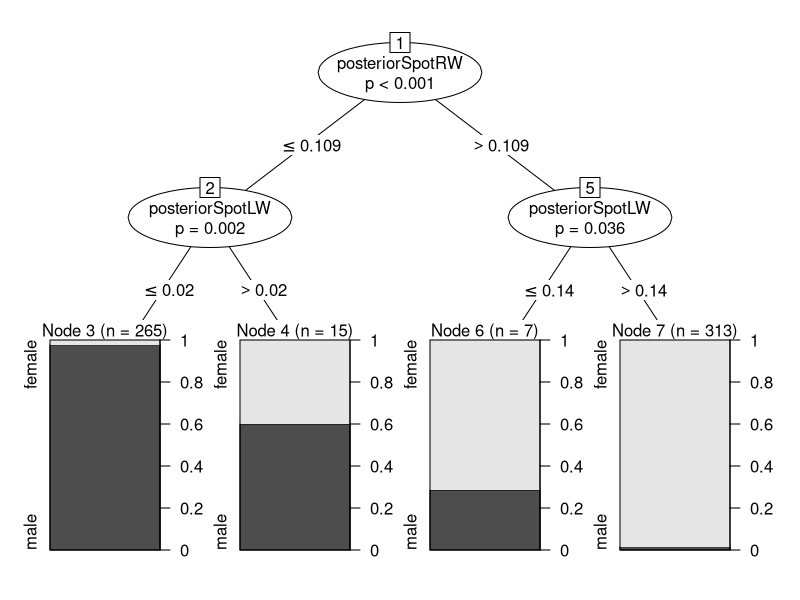
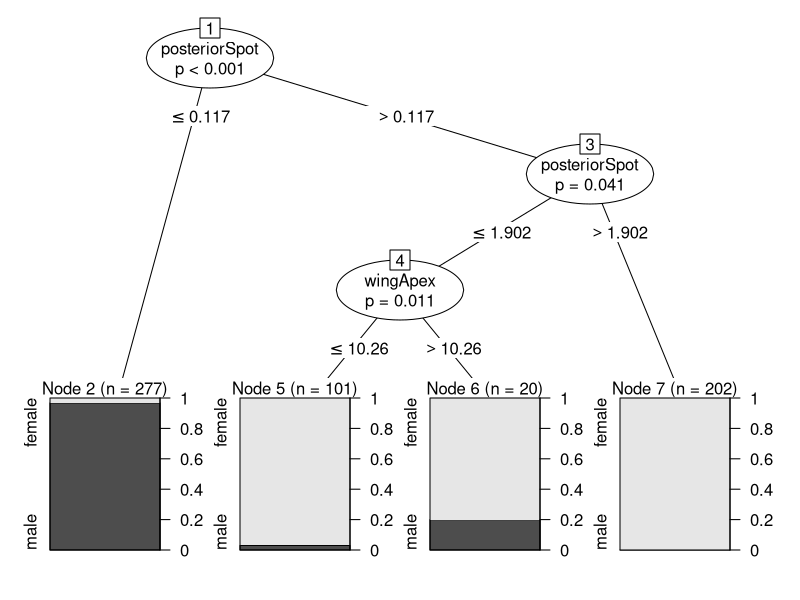
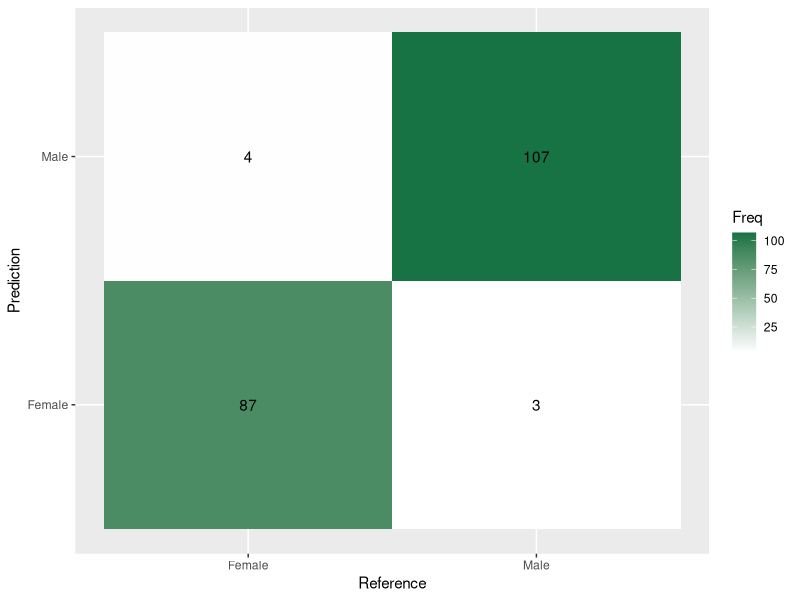
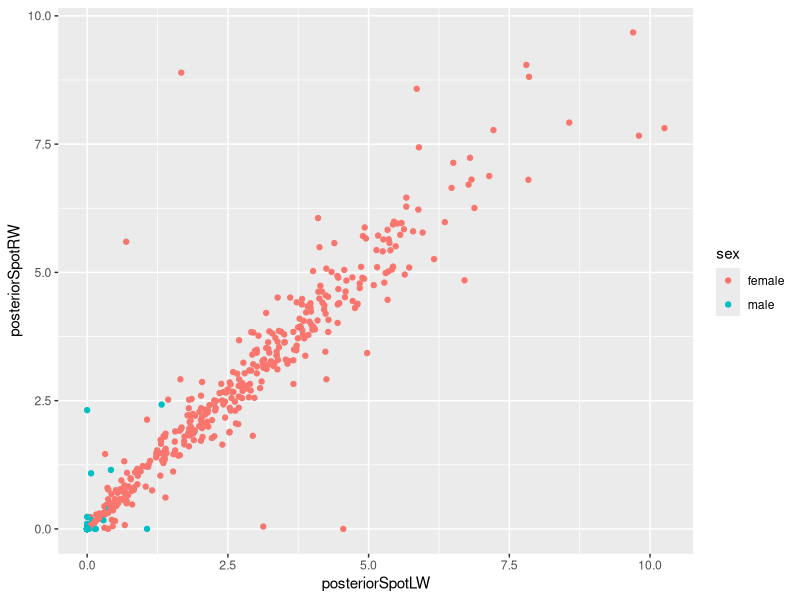
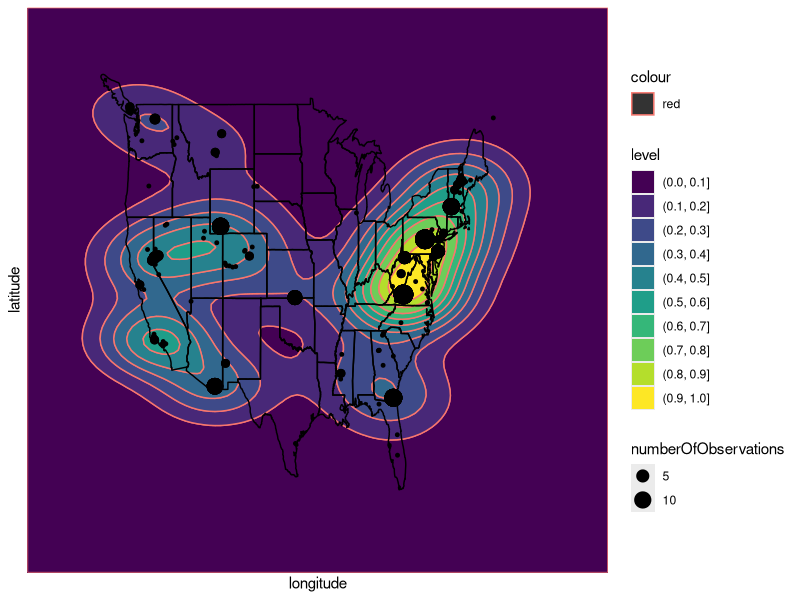
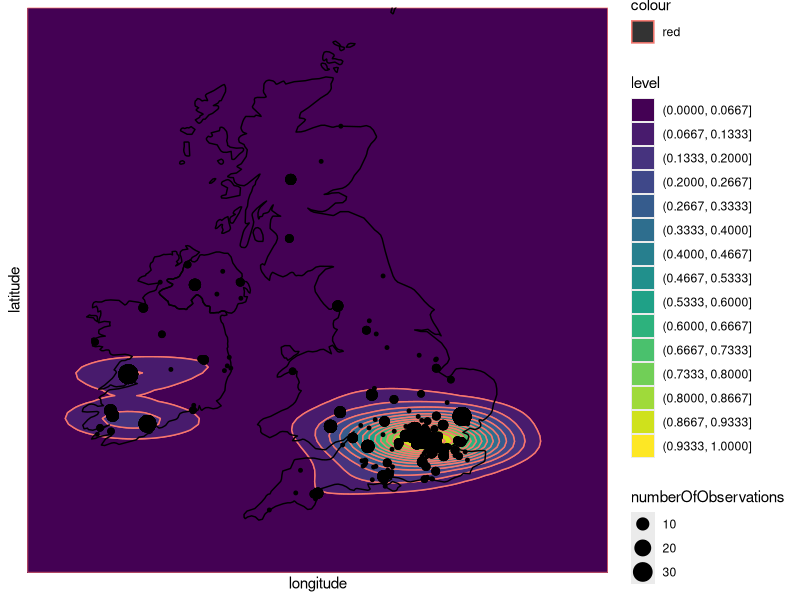
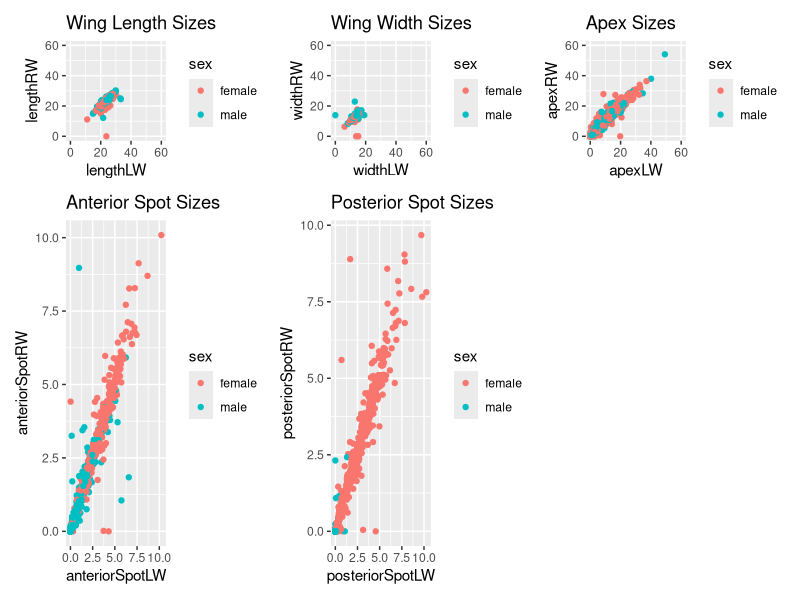
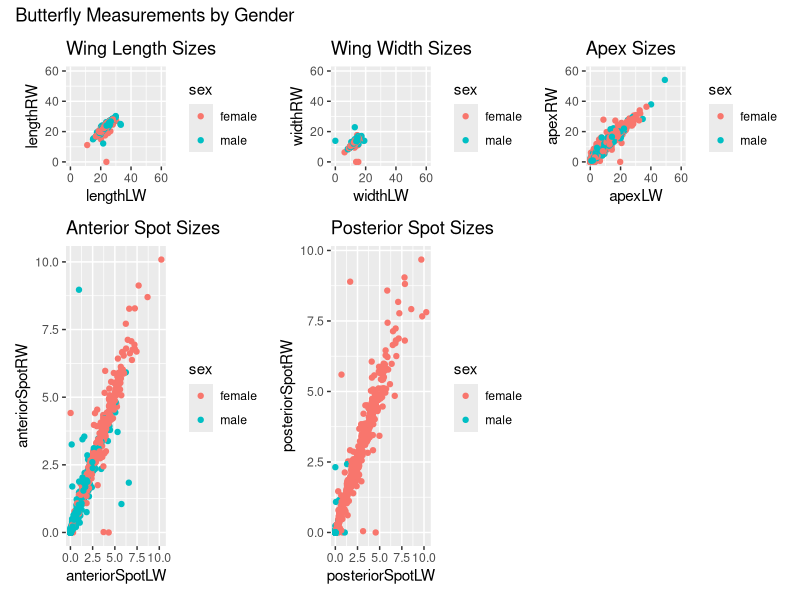

The R script that drew these images, in order:
library(tidyverse)
library(party)
library(magrittr)
library(e1071)
library(patchwork)

rm(list = ls())

df_clean_butterfly <- read.csv("Data/Clean/Butterfly.csv",) %>%
  mutate(date = as.Date(date))

options(scipen = 999)



df_butterfly_traits <- df_clean_butterfly %>%
  select(-coreId, -date, -year, -interspotLW, -interspotRW, -latitude, -longitude)

df_butterfly_known <- df_butterfly_traits %>%
  filter((sex == "male" | sex == "female") | (lengthLW == 0 | lengthRW == 0 | widthLW == 0 | widthRW == 0)) %>%
  na.omit()

df_butterfly_unkown <- df_butterfly_traits %>%
  anti_join(df_butterfly_known)


  
df_butterfly_training <- slice_head(df_butterfly_known, prop = 0.75) %>%
  mutate(sex = as.factor(sex))

df_butterfly_training_reduced <- df_butterfly_training %>%
  mutate(wingLength = rowMeans(cbind(lengthLW, lengthRW))) %>%
  mutate(wingWidth = rowMeans(cbind(widthLW, widthRW))) %>%
  mutate(wingApex = rowMeans(cbind(apexLW, apexRW))) %>%
  mutate(posteriorSpot = rowMeans(cbind(posteriorSpotLW, posteriorSpotRW))) %>%
  mutate(anteriorSpot = rowMeans(cbind(anteriorSpotLW, anteriorSpotRW))) %>%
  select(wingLength, wingWidth, wingApex, posteriorSpot, anteriorSpot, sex)

df_butterfly_testing  <- slice_head(df_butterfly_known, prop = -0.75) %>%
  mutate(sex = as.factor(sex))

df_butterfly_testing_reduced <- df_butterfly_testing %>%
  mutate(wingLength = rowMeans(cbind(lengthLW, lengthRW))) %>%
  mutate(wingWidth = rowMeans(cbind(widthLW, widthRW))) %>%
  mutate(wingApex = rowMeans(cbind(apexLW, apexRW))) %>%
  mutate(posteriorSpot = rowMeans(cbind(posteriorSpotLW, posteriorSpotRW))) %>%
  mutate(anteriorSpot = rowMeans(cbind(anteriorSpotLW, anteriorSpotRW))) %>%
  select(wingLength, wingWidth, wingApex, posteriorSpot, anteriorSpot, sex)

# Tree
treeFull <- ctree(sex ~ ., df_butterfly_training, controls = ctree_control(mincriterion = .95, testtype = "MonteCarlo")) %T>%
  plot()

treeReduced <- ctree(sex ~ ., df_butterfly_training_reduced, controls = ctree_control(mincriterion = .95, testtype = "MonteCarlo")) %T>%
  plot()

# Calculate confusion matrices
df_treeFull <- as.data.frame(table(predict(treeFull, newdata = df_butterfly_testing), df_butterfly_testing$sex))

# Calculate confusion matrices
df_treeReduced <- as.data.frame(table(predict(treeReduced, newdata = df_butterfly_testing_reduced), df_butterfly_testing_reduced$sex))

treePlot <- ggplot(df_treeReduced, aes(x = Var1, y = Var2, fill = Freq)) +
  geom_tile() + geom_text(aes(label=Freq)) +
  scale_fill_gradient(low="white", high="#177244") +
  labs(x = "Reference", y = "Prediction") +
  scale_x_discrete(labels=c("Female", "Male")) +
  scale_y_discrete(labels=c("Female", "Male"))

plot(treePlot)

sexPlot <- ggplot(df_butterfly_known, aes(x = posteriorSpotLW, y = posteriorSpotRW)) +
  geom_point(aes(color = sex))

plot(sexPlot)

# Identify regions ; islands == NA, so they go unused
df_butterfly_coordinates <- df_clean_butterfly %>%
  select(longitude, latitude) %>%
  group_by(longitude, latitude) %>%
  mutate(country = gsub(":.*", "", maps::map.where("world", longitude, latitude))) %>%
  mutate(numberOfObservations = length(longitude))

mapUS <- map_data("state")
mapVancouver <- map_data("world", "canada") %>%
  filter(subregion == "Vancouver Island") %>%
  mutate(group = (group+1 - group) + max(mapUS$group))

mapNorthAmerica <- rbind(mapUS, mapVancouver) %>%
  mutate(order = 1:n())

mapUnitedKingdom <- map_data("world", c("uk", "ireland")) 

df_us <- filter(df_butterfly_coordinates, country == "USA" | (country == "Canada" & latitude < 50)) 

df_uk <- filter(df_butterfly_coordinates, country == "UK" | (country =="Ireland"))

ggplot() +
  scale_x_continuous(limits = c(-140, -48), expand = c(0, 0), labels = NULL, breaks = NULL) +
  scale_y_continuous(limits = c(20, 55), expand = c(0, 0), labels = NULL, breaks = NULL) +
  geom_density2d_filled(data =  df_us, aes(longitude, latitude, color = "red"), contour_var = "ndensity") +
  geom_map(data = mapNorthAmerica, map = mapNorthAmerica, aes(map_id = region), fill = NA, color = "black") +
  geom_point(data = df_us, aes(longitude, latitude, size = numberOfObservations)) +
  theme(panel.grid = element_blank(), panel.border = element_blank())


ggplot() +
  scale_x_continuous(limits = c(-12, 5), expand = c(0, 0), labels = NULL, breaks = NULL) +
  scale_y_continuous(limits = c(49, 60), expand = c(0, 0), labels = NULL, breaks = NULL) +
  geom_density2d_filled(data =  df_uk, aes(longitude, latitude, color = "red"), contour_var = "ndensity", bins = 15, adjust = 2) +
  geom_map(data = mapUnitedKingdom, map = mapUnitedKingdom, aes(map_id = region), fill = NA, color = "black") +
  geom_point(data = df_uk, aes(longitude, latitude, size = numberOfObservations)) +
  theme(panel.grid = element_blank(), panel.border = element_blank())


df_butterfly_wings <- df_butterfly_known %>%
  select(lengthLW, lengthRW, widthLW, widthRW) %>%
  mutate(wingArea = rowMeans(cbind(lengthLW, lengthRW)) * rowMeans(cbind(widthLW, widthRW)))

df_wing_length_scatter <- df_butterfly_traits %>%
  select(lengthLW, lengthRW, sex) %>%
  filter(sex == "male" | sex == "female") 

length_scatterPlot <- ggplot(df_wing_length_scatter, aes(lengthLW, lengthRW, color = sex)) +
  geom_point() +
  labs( title = "Wing Length Sizes") +
  coord_fixed(xlim = c(0,60), ylim = c(0,60))

df_wing_width_scatter <- df_butterfly_traits %>%
  select(widthLW, widthRW, sex) %>%
  filter(sex == "male" | sex == "female")

width_scatterPlot <- ggplot(df_wing_width_scatter, aes(widthLW, widthRW, color = sex)) +
  geom_point() +
  labs(title = "Wing Width Sizes") +
  coord_fixed(xlim = c(0,60), ylim = c(0,60))

df_wing_apex_scatter <- df_butterfly_traits %>%
  select(apexLW, apexRW, sex) %>%
  filter(sex == "male" | sex == "female")

apex_scatterPlot <- ggplot(df_wing_apex_scatter, aes(apexLW, apexRW, color = sex)) +
  geom_point() +
  labs(title = "Apex Sizes") +
  coord_fixed(xlim = c(0,60), ylim = c(0,60))

df_wing_anteriorSpot_scatter <- df_butterfly_traits %>%
  select(anteriorSpotLW, anteriorSpotRW, sex) %>%
  filter(sex == "male" | sex == "female")

anteriorSpot_scatterPlot <- ggplot(df_wing_anteriorSpot_scatter, aes(anteriorSpotLW, anteriorSpotRW, color = sex)) +
  geom_point() +
  labs(title = "Anterior Spot Sizes")

df_wing_posteriorSpot_scatter <- df_butterfly_traits %>%
  select(posteriorSpotLW, posteriorSpotRW, sex) %>%
  filter(sex == "male" | sex == "female")

posteriorSpot_scatterPlot <- ggplot(df_wing_posteriorSpot_scatter, aes(posteriorSpotLW, posteriorSpotRW, color = sex)) +
  geom_point() +
  labs(title = "Posterior Spot Sizes")

plot(length_scatterPlot + width_scatterPlot + apex_scatterPlot +
       anteriorSpot_scatterPlot +
       posteriorSpot_scatterPlot +
       plot_layout(ncol = 3)) +
       plot_annotation("Butterfly Measurements by Gender")
